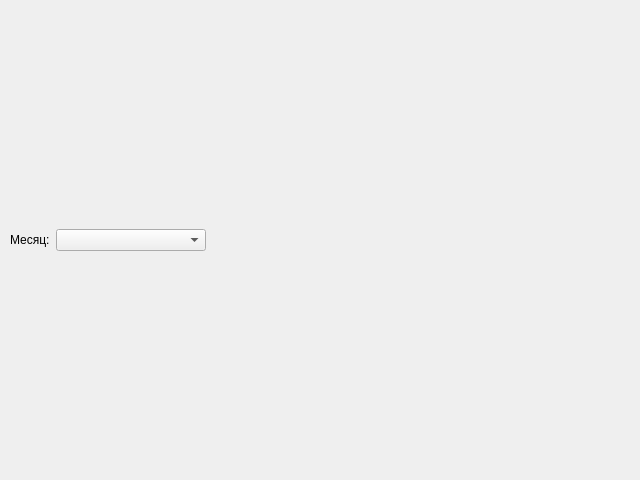
<?xml version="1.0" encoding="UTF-8"?>
<ui version="4.0">
 <class>monthstatisticsview</class>
 <widget class="QWidget" name="monthstatisticsview">
  <property name="geometry">
   <rect>
    <x>0</x>
    <y>0</y>
    <width>640</width>
    <height>480</height>
   </rect>
  </property>
  <property name="windowTitle">
   <string>Form</string>
  </property>
  <widget class="QWidget" name="verticalLayoutWidget">
   <property name="geometry">
    <rect>
     <x>10</x>
     <y>10</y>
     <width>621</width>
     <height>461</height>
    </rect>
   </property>
   <layout class="QVBoxLayout" name="lo_monthStatView">
    <item>
     <layout class="QHBoxLayout" name="lo_monthsSelect">
      <item>
       <widget class="QLabel" name="label">
        <property name="text">
         <string>Месяц:</string>
        </property>
       </widget>
      </item>
      <item>
       <widget class="QComboBox" name="cb_months">
        <property name="minimumSize">
         <size>
          <width>150</width>
          <height>0</height>
         </size>
        </property>
        <property name="maximumSize">
         <size>
          <width>200</width>
          <height>16777215</height>
         </size>
        </property>
        <property name="baseSize">
         <size>
          <width>200</width>
          <height>0</height>
         </size>
        </property>
       </widget>
      </item>
      <item>
       <spacer name="horizontalSpacer">
        <property name="orientation">
         <enum>Qt::Horizontal</enum>
        </property>
        <property name="sizeHint" stdset="0">
         <size>
          <width>40</width>
          <height>20</height>
         </size>
        </property>
       </spacer>
      </item>
     </layout>
    </item>
   </layout>
  </widget>
 </widget>
 <resources/>
 <connections/>
</ui>
